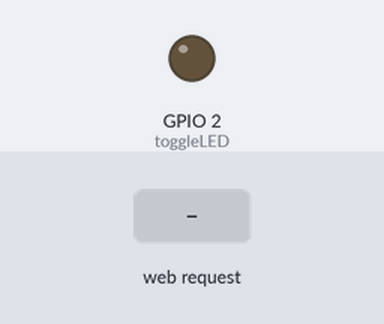
Simulated run of this sketch. Board: ESP8266 (NodeMCU). Parts: output pins drawn as LEDs (lit = HIGH). The test bench sets the inputs (shaded band). WiFi joins after 1.5 s; servers stay silent unless stated; uploads are accepted with an empty reply; what the sketch prints to the serial monitor is not drawn.

Above: at 2.7 s.
2.8 s: HTTP request GET /toggle received
At 3.9 s:
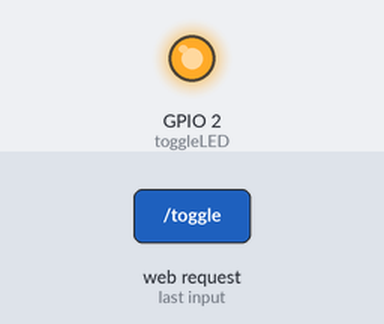
4.3 s: HTTP request GET /getData received
Timing chart, 0 to 7.3 s (numbered marks = the images above; inputs shaded):
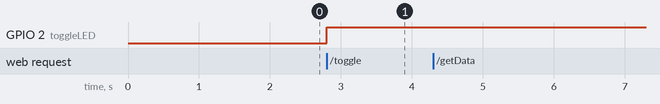

The sketch:

web_client.ino
```cpp
#include<ESP8266WiFi.h>
#include<ESP8266WebServer.h>
#include<ArduinoJson.h>

ESP8266WebServer server;
WiFiClient client;

char* ssid = "Tenda";
char* password = "Singhsp+";

#define WU_API_KEY "3efa9a23f81ddd45"
#define WU_LOCATION "India/Surat"
#define WU_URL "api.wunderground.com"

static char respBuffer[4096];

void setup() {
  pinMode(2, OUTPUT);

  WiFi.begin(ssid, password);
  Serial.begin(115200);
  while (WiFi.status() != WL_CONNECTED) {
    Serial.print(".");
    delay(500);
  }
  Serial.println("");
  Serial.print("IP Address: ");
  Serial.print(WiFi.localIP());

  server.on("/", []() {
    server.send(200, "text/plain", "Hello Clients!");
  });
  server.on("/toggle", toggleLED);
  server.on("/getData", getData);
  server.begin();
}

void loop() {
  server.handleClient();
}

void toggleLED() {
  digitalWrite(2, !digitalRead(2));
  server.send(204, "");
}

void getData() {
  const char request[] =
    "GET /api/" WU_API_KEY "/conditions/q/" WU_LOCATION ".json HTTP/1.1\r\n"
    "User-Agent: ESP8266/0.1\r\n"
    "Accept: */*\r\n"
    "Host: " WU_URL "\r\n"
    "Connection: close\r\n"
    "\r\n";
  Serial.println(request);
  client.connect(WU_URL, 80);
  client.print(request);
  client.flush();
  delay(1000);

  uint16_t index = 0;
  while (client.connected()) {
    if (client.available()) {
      respBuffer[index++] = client.read();
      delay(1);
    }
  }
  client.stop();

  char * json = strchr(respBuffer, '{');
  DynamicJsonBuffer jBuffer;

  JsonObject& root = jBuffer.parseObject(json);
  JsonObject& current = root["current_observation"];
  String temp_c = current["temp_c"];
  String weather = current["weather"];

  String msg = "Temp: " + temp_c + ", Weather: " + weather;
  server.send(200, "text/plain", msg);
}
```

Measured:
- after the input at 2.8 s, GPIO 2 (toggleLED): LOW → HIGH at once
- after the input at 4.3 s, every drawn part: stays the same
